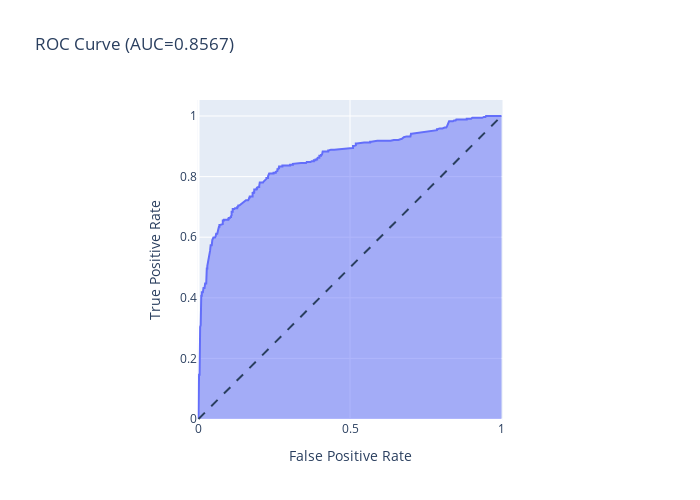

Here is the notebook cell this chart was saved with:
### Code cell
roc(model, original_X[selected_features], original_y).show()

### Figure 1 — Plotly figure (JSON) as saved in the notebook; plotly's stock layout.template omitted (floating-point values rounded to 4 significant figures; data arrays with more than 128 entries replaced by an {"elided": "..."} marker saying what was removed)
{"data": [{"hovertemplate": "False Positive Rate=%{x}<br>True Positive Rate=%{y}<extra></extra>", "legendgroup": "", "line": {"color": "#636efa"}, "mode": "lines", "name": "", "orientation": "v", "showlegend": false, "stackgroup": "1", "type": "scatter", "x": {"elided": "300 float values"}, "xaxis": "x", "y": {"elided": "300 float values"}, "yaxis": "y"}], "layout": {"height": 500, "legend": {"tracegroupgap": 0}, "shapes": [{"line": {"dash": "dash"}, "type": "line", "x0": 0, "x1": 1, "y0": 0, "y1": 1}], "title": {"text": "ROC Curve (AUC=0.8567)"}, "width": 700, "xaxis": {"anchor": "y", "constrain": "domain", "domain": [0, 1], "title": {"text": "False Positive Rate"}}, "yaxis": {"anchor": "x", "domain": [0, 1], "scaleanchor": "x", "scaleratio": 1, "title": {"text": "True Positive Rate"}}}}
